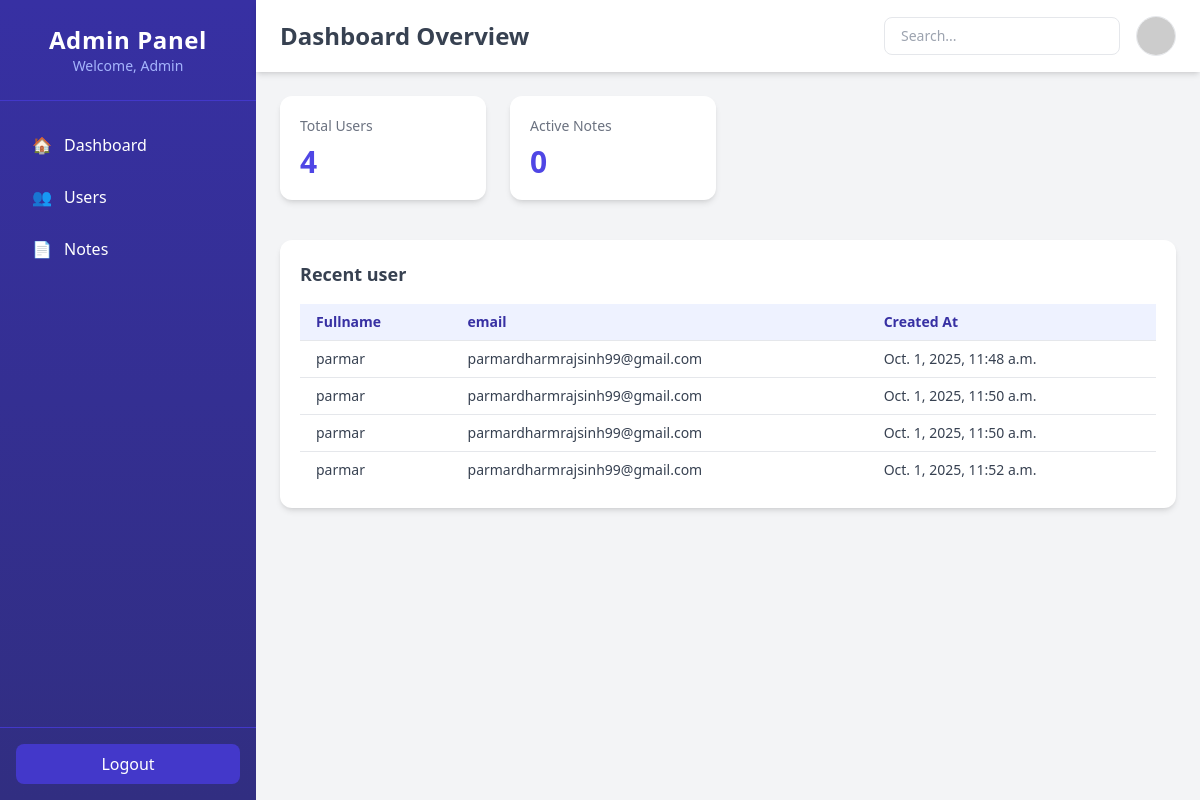
Page /adminapp/admin_dashboard/ on the committed database.
### finalapp/models.py (models this page shows)
class Userinfo(models.Model):
    created_at=models.DateTimeField(auto_now_add=True)
    name = models.CharField(max_length=32)
    password = models.CharField(max_length=20)
    email = models.EmailField(unique=True)

### adminapp/views.py (the view)
# urls.py: path('admin_dashboard/',views.admin_dashboard,name="admin_dashboard"),
def admin_dashboard(request):
    data=Userinfo.objects.all()
    n_data=mynotes.objects.all()
    n=data.count()
    nd=n_data.count()
    return render(request,'admin_dashboard.html',{'n':n,'nd':nd,'data':data})

### adminapp/templates/admin_dashboard.html (shortened to what this page needs)
<!DOCTYPE html>
<html lang="en">
<head>
    <script src="https://cdn.tailwindcss.com"></script>
</head>
<body class="bg-gray-100 min-h-screen flex">
    <aside class="w-64 bg-gradient-to-b from-indigo-800 to-indigo-900 text-white flex flex-col">
        <div class="text-center py-6 border-b border-indigo-700">
            <h1 class="text-2xl font-bold tracking-wide">Admin Panel</h1>
            <p class="text-sm text-indigo-300">Welcome, Admin</p>
        </div>
        <nav class="flex-1 px-4 py-6 space-y-3">
            <a href="#" class="flex items-center gap-3 px-4 py-2 rounded-lg hover:bg-indigo-700 transition">
                <span>🏠</span> Dashboard
            </a>
            <a href="/adminapp/admin_userdata"
                class="flex items-center gap-3 px-4 py-2 rounded-lg hover:bg-indigo-700 transition">
                <span>👥</span> Users
            </a>
            <a href="/adminapp/admin_notesdata" class="flex items-center gap-3 px-4 py-2 rounded-lg hover:bg-indigo-700 transition">
                <span>📄</span> Notes
            </a>
        </nav>
        <div class="p-4 border-t border-indigo-700">
            <button class="w-full bg-indigo-700 hover:bg-indigo-600 text-white py-2 rounded-lg transition">
                Logout
            </button>
        </div>
    </aside>
    <div class="flex-1 flex flex-col">
        <header class="bg-white shadow-md flex items-center justify-between px-6 py-4">
            <h2 class="text-2xl font-semibold text-gray-700">Dashboard Overview</h2>
            <div class="flex items-center gap-4">
                <input type="text" placeholder="Search..."
                    class="px-4 py-2 border rounded-lg text-sm focus:outline-none focus:ring-2 focus:ring-indigo-400">
                <img src="https://via.placeholder.com/40" alt="Admin" class="w-10 h-10 rounded-full border">
            </div>
        </header>
        <main class="p-6 grid grid-cols-1 sm:grid-cols-2 lg:grid-cols-4 gap-6">
            <div class="bg-white p-5 rounded-xl shadow-md hover:shadow-xl transition">
                <h3 class="text-gray-500 text-sm">Total Users</h3>
                <p class="text-3xl font-bold text-indigo-600 mt-2">{{n}}</p>
            </div>
            <div class="bg-white p-5 rounded-xl shadow-md hover:shadow-xl transition">
                <h3 class="text-gray-500 text-sm">Active Notes</h3>
                <p class="text-3xl font-bold text-indigo-600 mt-2">{{nd}}</p>
            </div>
        </main>
        <section class="px-6 pb-6">
            <div class="bg-white rounded-xl shadow-md p-5 mt-4">
                <h3 class="text-lg font-semibold text-gray-700 mb-4">Recent user</h3>
                <table class="w-full text-left border-collapse">
                    <thead>
                        <tr class="bg-indigo-50 text-indigo-800 text-sm">
                            <th class="py-2 px-4">Fullname</th>
                            <th class="py-2 px-4">email</th>
                            <th class="py-2 px-4">Created At</th>
                        </tr>
                    </thead>
                    <tbody>
                        {% for i in data %}
                        <tr class="border-t text-sm text-gray-700">
                            <td class="py-2 px-4">{{i.name}}</td>
                            <td class="py-2 px-4">{{i.email}}</td>
                            <td class="py-2 px-4">{{i.created_at}}</td>
                        </tr>
                        {% endfor %}
                    </tbody>
                </table>
            </div>
        </section>
    </div>
</body>
</html>

### rows in the picture
Userinfo: name "parmar", email "parmardharmrajsinh99@gmail.com", created_at "Oct. 1, 2025, 11:48 a.m."
Userinfo: name "parmar", email "parmardharmrajsinh99@gmail.com", created_at "Oct. 1, 2025, 11:50 a.m."
Userinfo: name "parmar", email "parmardharmrajsinh99@gmail.com", created_at "Oct. 1, 2025, 11:50 a.m."
Userinfo: name "parmar", email "parmardharmrajsinh99@gmail.com", created_at "Oct. 1, 2025, 11:52 a.m."

### other values in the picture
{{ n }} "4"
{{ nd }} "0"
